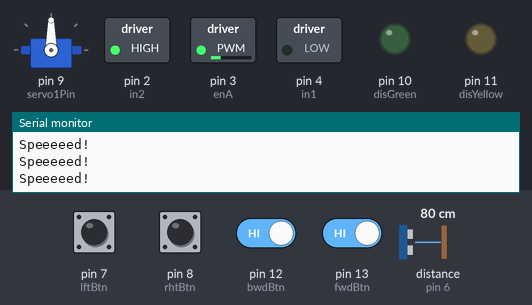
A sketch run on a simulated Arduino Uno, built with avr-gcc and run on an emulated ATmega328P. Parts: servo, switched loads named in the sketch (green lamp = pin HIGH), output pins drawn as LEDs (lit = HIGH), the last lines printed to the serial monitor. The inputs (shaded band) are chosen by the test bench; at power-on: pin 12 (bwdBtn), pin 13 (fwdBtn) HIGH, pin 7 (lftBtn), pin 8 (rhtBtn) LOW, distance to the obstacle (sensor on pin 6) 80 cm. The echo pulse lasts 58.3 µs per cm; pins used as bus, display or sensor lines are not drawn.

Above: at 1.2 s.
1.3 s: pin 12 (bwdBtn) driven LOW and pin 13 (fwdBtn) driven LOW
3.4 s: pin 12 (bwdBtn) driven HIGH
At 6.1 s:
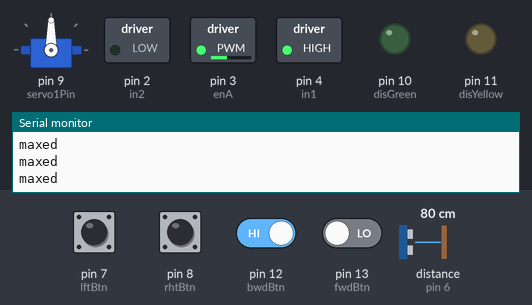
6.4 s: pin 12 (bwdBtn) driven LOW
At 8.6 s:
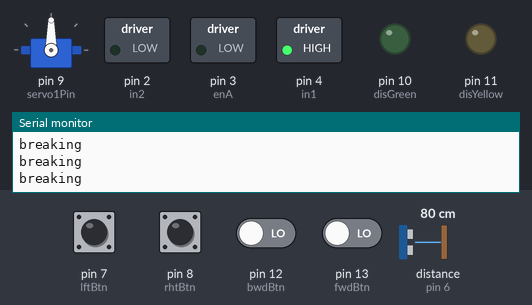
8.9 s: distance to the obstacle (sensor on pin 6) set to 23 cm
10.4 s: distance to the obstacle (sensor on pin 6) set to 18 cm
At 11.5 s:
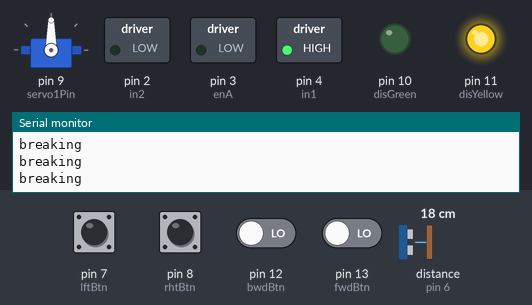
11.9 s: pin 13 (fwdBtn) driven HIGH
At 14.9 s:
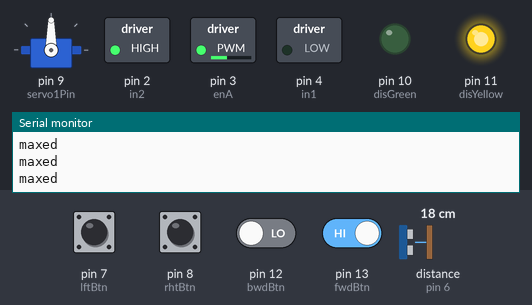
Timing chart, 0 to 15.9 s (numbered marks = the images above; inputs shaded):
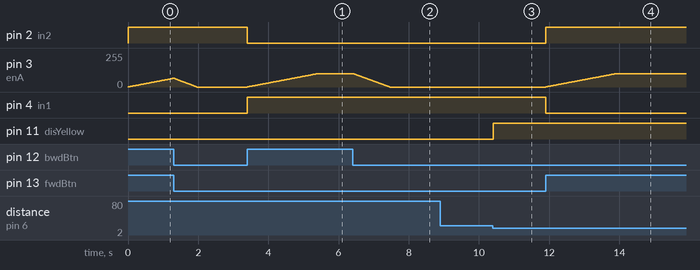

The sketch:

servorOgDC.ino
```cpp
#include <Servo.h>

int fwdBtn = 13;
int bwdBtn = 12;
int rhtBtn = 8;
int lftBtn = 7;

int enA = 3;
int in1 = 4;
int in2 = 2;

int servo1Pin = 9;
Servo Servo1;

int maxSpeed = 100;
int currentSpeed = 0;

int trigPin = 5;
int echoPin = 6;
int disGreen = 10;
int disYellow = 11;

float disDuration,disDistance;

void setup()
{
  	Servo1.attach(servo1Pin);

  	//setting up buttons for driving
  	pinMode(fwdBtn, INPUT_PULLUP);
    pinMode(bwdBtn, INPUT_PULLUP);

  	//setting up buttons for turning
  	pinMode(rhtBtn, INPUT);
  	pinMode(lftBtn, INPUT);

  	// Set all the motor control pins to outputs
	pinMode(enA, OUTPUT);
	pinMode(in1, OUTPUT);
	pinMode(in2, OUTPUT);

	// Turn off motors - Initial state
	digitalWrite(in1, LOW);
	digitalWrite(in2, LOW);

  	// Distance sensor
  	pinMode(trigPin,OUTPUT);
  	pinMode(echoPin,INPUT);
    pinMode(disYellow,OUTPUT);
  	pinMode(disGreen,OUTPUT);

  	Serial.begin(9600);
}

void loop()
{
  	// button reads
  	bool fwd = digitalRead(fwdBtn);
  	bool bwd = digitalRead(bwdBtn);
  	bool rht = digitalRead(rhtBtn)==HIGH;
  	bool lft = digitalRead(lftBtn)==HIGH;

    // DC motor
  	if (fwd) DirectionControle(20,true);
  	else if (bwd) DirectionControle(20,false);

  	// servo motor
  	if (rht) Servo1.write(180);
  	else if (lft) Servo1.write(0);
  	else Servo1.write(90);


    digitalWrite(trigPin, LOW);
	delayMicroseconds(2);
	digitalWrite(trigPin, HIGH);
	delayMicroseconds(10);
	digitalWrite(trigPin, LOW);

  	disDuration = pulseIn(echoPin, HIGH);

  	disDistance = (disDuration*.0343)/2;

  	//Serial.print("Distance: ");
	  //Serial.println(disDistance);

  if (disDistance < 20.0 && disDistance > 10.0){
    	digitalWrite(disYellow,HIGH);
    	//Serial.println("teat");
  }
  else if (disDistance < 10.0 && disDistance > 0.5){
      	digitalWrite(disYellow,LOW);
     	  digitalWrite(disGreen,HIGH);
    	  //Serial.println("klar");
   }
   else{
      	digitalWrite(disYellow,LOW);
      	digitalWrite(disGreen,LOW);
      	//Serial.println("veak");
   }
}

// This function controles the speed of the motor
void DirectionControle(int acDelay, bool forwards) {
	// Turn on motors
	digitalWrite(in1, LOW);
	digitalWrite(in2, HIGH);
  	int pin = 0;

  	if (forwards)
    {
      	digitalWrite(in1, LOW);
		digitalWrite(in2, HIGH);
      	pin = fwdBtn;
    }
  	else
    {
      	digitalWrite(in1, HIGH);
		digitalWrite(in2, LOW);
      	pin = bwdBtn;
    }


  	while (digitalRead(fwdBtn) || digitalRead(bwdBtn)){
      	if (currentSpeed < maxSpeed){
        	currentSpeed++;
          	analogWrite(enA,currentSpeed);
          Serial.println("Speeeeed!");
          	delay(acDelay);
      	}
        else{
          	analogWrite(enA,maxSpeed);
          Serial.println("maxed");
        }

  	}
  	Deccelerate(10,currentSpeed);
}

void Deccelerate(int delayTime, int motorSpeed){
    for (int i = motorSpeed; i >= 0; i--) {
     	if (digitalRead(fwdBtn) == HIGH || digitalRead(bwdBtn) == HIGH){
      		Serial.println("stopping");
          	break;
      	}
      	Serial.println("breaking");
      	currentSpeed=i;
      	analogWrite(enA, i);
      	delay(delayTime);
    }
}
```

Measured:
- the behaviour switches between 21 and 20 cm on distance to the obstacle (sensor on pin 6) (found by bisection; images 2 and 3)
- after the input at 3.4 s, pin 2 (in2): HIGH → LOW at once; pin 3 (enA): moves from 0/255 to 100/255 over 2.0 s, starting at once; pin 4 (in1): LOW → HIGH at once
- after the input at 6.4 s, pin 3 (enA): moves from 100/255 to 0/255 over 1.0 s, starting at once
- after the input at 8.9 s, every drawn part: stays the same
- after the input at 10.4 s, pin 11 (disYellow): LOW → HIGH at once
- after the input at 11.9 s, pin 2 (in2): LOW → HIGH at once; pin 3 (enA): moves from 0/255 to 100/255 over 2.0 s, starting at once; pin 4 (in1): HIGH → LOW at once
